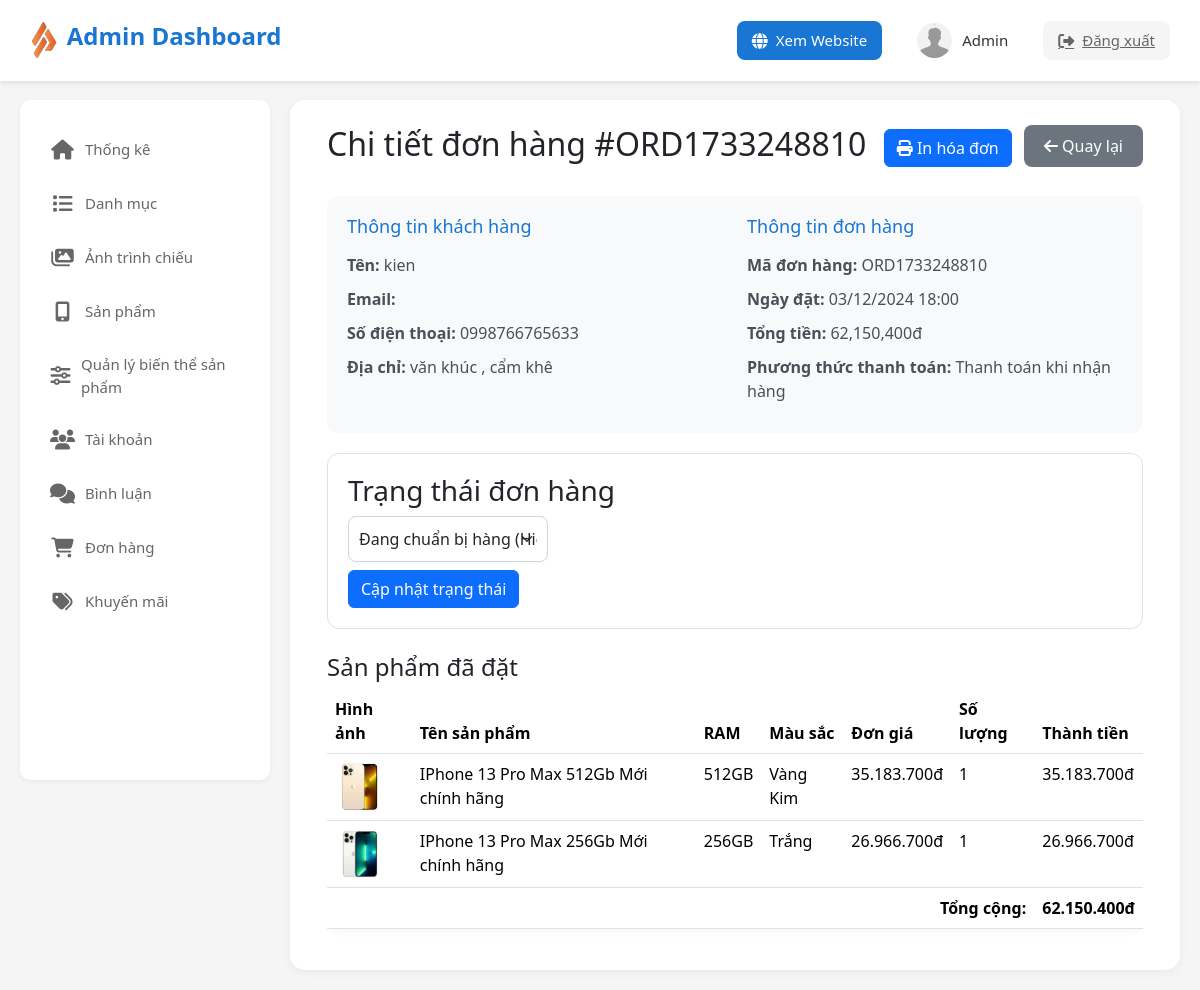
/admin/index.php?action=orderDetail&id=198 (signed in), run on an earlier commit of the app's database.
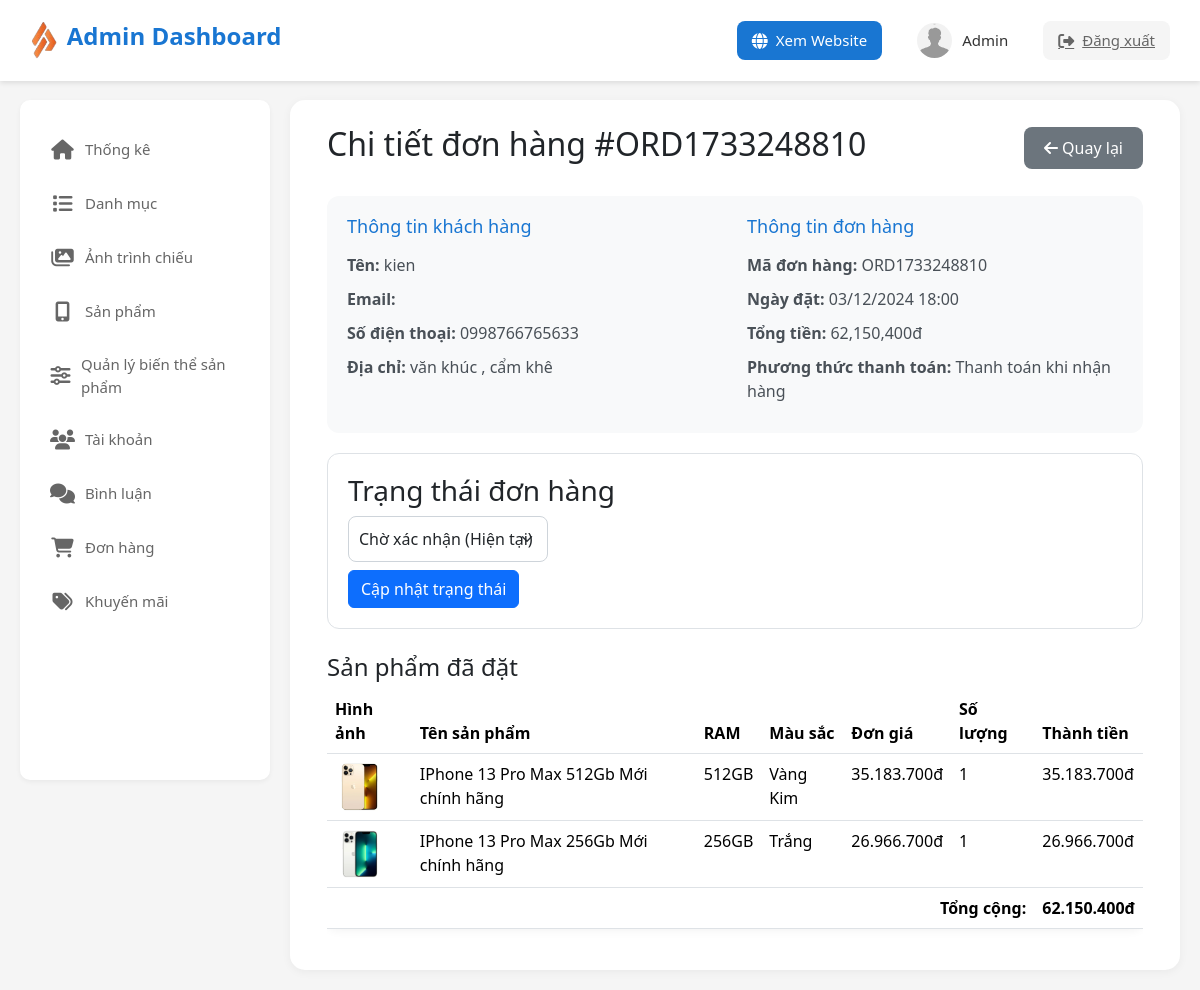
And on a later commit of the database.
### tables this page shows
CREATE TABLE `orders` (
  `order_id` int(11) NOT NULL,
  `order_code` varchar(50) NOT NULL,
  `user_id` int(11) NOT NULL,
  `receiver_name` varchar(255) DEFAULT NULL,
  `total_amount` decimal(10,2) NOT NULL,
  `shipping_address` text NOT NULL,
  `shipping_phone` varchar(20) NOT NULL,
  `shipping_email` varchar(255) DEFAULT NULL,
  `bank_code` varchar(50) DEFAULT NULL,
  `status` enum('pending','confirmed','processing','shipping','delivered','cancelled','returned','refunded','failed','awaiting_payment','return_requested','cancel_requested') NOT NULL DEFAULT 'pending',
  `payment_method` varchar(50) NOT NULL DEFAULT 'cod',
  `payment_status` varchar(50) NOT NULL DEFAULT 'unpaid',
  `created_at` timestamp NOT NULL DEFAULT current_timestamp(),
  `updated_at` timestamp NOT NULL DEFAULT current_timestamp() ON UPDATE current_timestamp(),
  `return_reason` text DEFAULT NULL,
  `return_request_reason` text DEFAULT NULL,
  `cancel_reason` text DEFAULT NULL,
  `previous_status` varchar(50) DEFAULT NULL
);

CREATE TABLE `users` (
  `user_id` int(11) NOT NULL,
  `username` varchar(50) NOT NULL,
  `password` varchar(255) NOT NULL,
  `email` varchar(100) NOT NULL,
  `fullname` varchar(100) DEFAULT NULL,
  `phone` varchar(20) DEFAULT NULL,
  `address` text DEFAULT NULL,
  `avatar` varchar(255) DEFAULT NULL,
  `role_id` int(11) DEFAULT NULL,
  `status` tinyint(4) DEFAULT 1,
  `created_at` timestamp NOT NULL DEFAULT current_timestamp(),
  `birthday` date DEFAULT NULL,
  `gender` tinyint(1) DEFAULT NULL COMMENT '0: Nữ, 1: Nam'
);

### admin/models/orderModel.php (called while the page is built, shortened)
<?php
class OrderModel
{
    private $db;
    public function __construct()
    {
        global $MainModel;
        $this->db = $MainModel->SUNNY;
    }
    public function getOrderById($orderId)
    {
        try {
            $sql = "SELECT orders.*, users.username, users.email, users.phone,
                    orders.cancel_reason, orders.status
                    FROM orders
                    LEFT JOIN users ON orders.user_id = users.user_id
                    WHERE orders.order_id = ?";
            $stmt = $this->db->prepare($sql);
            $stmt->execute([$orderId]);
            return $stmt->fetch(PDO::FETCH_ASSOC);
        } catch (PDOException $e) {
            error_log("Error getting order by ID: " . $e->getMessage());
            return false;
        }
    }
    public function getOrderDetails($order_id)
    {
        try {
            $sql = "SELECT od.*, p.pro_name, p.img, pr.storage_type, pc.color_type
                    FROM order_details od
                    LEFT JOIN products p ON od.product_id = p.pro_id
                    LEFT JOIN product_storage pr ON p.storage_id = pr.storage_id
                    LEFT JOIN product_color pc ON p.color_id = pc.color_id
                    WHERE od.order_id = :order_id";
            $stmt = $this->db->prepare($sql);
            $stmt->execute([':order_id' => $order_id]);
            $result = $stmt->fetchAll(PDO::FETCH_ASSOC);
            return $result;
        } catch (PDOException $e) {
            error_log("Error getting order details: " . $e->getMessage());
            return false;
        }
    }
}

### admin/commons/function.php (called while the page is built, shortened)
<?php
class MainModel {
    public function __construct() {
        $this->SUNNY = $this->connect_db();
    }
    public function connect_db() {
        try {
            $dsn = "mysql:host=" . DB_HOST . ";dbname=" . DB_NAME;
            $SUNNY = new PDO($dsn, DB_USER, DB_PASS, PDO_OPTIONS);
            return $SUNNY;
        } catch (PDOException $e) {
            error_log("Database Connection Error: " . $e->getMessage());
            throw new Exception("Không thể kết nối đến database");
        }
    }
}
try {
    $MainModel = new MainModel();
} catch (Exception $e) {
    error_log("MainModel initialization error: " . $e->getMessage());
    die("Không thể khởi tạo kết nối database");
}

### client/commons/orderHelper.php (called while the page is built, shortened)
<?php
class OrderHelper
{
    public static function getOrderStatus($status)
    {
        $statusMap = [
            'pending' => 'Chờ xác nhận',
            'confirmed' => 'Đã xác nhận',
            'processing' => 'Đang chuẩn bị hàng',
            'shipping' => 'Đang giao hàng',
            'delivered' => 'Đã giao thành công',
            'cancelled' => 'Đã hủy',
            'cancel_requested' => 'Yêu cầu hủy',
            'return_requested' => 'Yêu cầu trả hàng',
            'returned' => 'Đã trả hàng',
            'return_failed' => 'Từ chối trả hàng'
        ];
        return isset($statusMap[$status]) ? $statusMap[$status] : 'Không xác định';
    }
}

### admin/views/order/order-detail.php (the view, shortened to what the changed rows need)
<!DOCTYPE html>
<html lang="vi">
<head>
    <link href="https://cdn.jsdelivr.net/npm/bootstrap@5.3.3/dist/css/bootstrap.min.css" rel="stylesheet">
    <link rel="stylesheet" href="https://cdnjs.cloudflare.com/ajax/libs/font-awesome/6.5.1/css/all.min.css">
</head>
<body>
    <?php include "./views/layout/header.php"; ?>
    <div class="main">
        <div class="sidebar">
            <?php include "./views/layout/sidebar.php"; ?>
        </div>
        <main>
            <div class="container-fluid">
                <div class="page-header">
                    <h2>Chi tiết đơn hàng #<?= $order['order_code'] ?></h2>
                    <div>
                        <?php if (in_array($order['status'], ['confirmed', 'processing', 'shipping', 'delivered'])): ?>
                        <a href="?action=printInvoice&id=<?= $order['order_id'] ?>" class="btn btn-primary me-2"
                            target="_blank">
                            <i class="fas fa-print"></i> In hóa đơn
                        </a>
                        <?php endif; ?>
                        <a href="?action=order" class="btn-back">
                            <i class="fas fa-arrow-left"></i> Quay lại
                        </a>
                    </div>
                </div>
                <div class="order-info">
                    <div class="row">
                        <div class="col-md-6">
                            <h4>Thông tin khách hàng</h4>
                            <p><strong>Tên:</strong> <?= $order['username'] ?></p>
                            <p><strong>Email:</strong> <?= $order['shipping_email'] ?></p>
                            <p><strong>Số điện thoại:</strong> <?= $order['shipping_phone'] ?></p>
                            <p><strong>Địa chỉ:</strong> <?= $order['shipping_address'] ?></p>
                        </div>
                        <div class="col-md-6">
                            <h4>Thông tin đơn hàng</h4>
                            <p><strong>Mã đơn hàng:</strong> <?= $order['order_code'] ?></p>
                            <p><strong>Ngày đặt:</strong> <?= date('d/m/Y H:i', strtotime($order['created_at'])) ?></p>
                            <p><strong>Tổng tiền:</strong> <?= number_format($order['total_amount']) ?>đ</p>
                            <p><strong>Phương thức thanh toán:</strong>
                                <?= $order['payment_method'] == 1 ? 'Thanh toán khi nhận hàng' : 'Thanh toán khi nhận hàng' ?>
                            </p>
                        </div>
                    </div>
                </div>
                <div class="order-status mb-4">
                    <h3>Trạng thái đơn hàng</h3>
                    <select id="orderStatus" class="form-select">
                        <?php
                        echo "<option value='{$order['status']}' selected>" .
                            OrderHelper::getOrderStatus($order['status']) .
                            " (Hiện tại)</option>";
                        ?>
                    </select>
                    <button onclick="updateStatus()" class="btn btn-primary mt-2">Cập nhật trạng thái</button>
                </div>
                <div class="order-products mt-4">
                    <h4>Sản phẩm đã đặt</h4>
                    <div class="table-responsive">
                        <table class="table">
                            <thead>
                                <tr>
                                    <th>Hình ảnh</th>
                                    <th>Tên sản phẩm</th>
                                    <th>RAM</th>
                                    <th>Màu sắc</th>
                                    <th>Đơn giá</th>
                                    <th>Số lượng</th>
                                    <th>Thành tiền</th>
                                </tr>
                            </thead>
                            <tbody>
                                <?php if ($orderDetails): ?>
                                <?php foreach ($orderDetails as $item): ?>
                                <tr>
                                    <td>
                                        <img src="../Uploads/Product/<?= $item['img'] ?>" alt="<?= $item['pro_name'] ?>"
                                            class="product-thumbnail">
                                    </td>
                                    <td><?= $item['pro_name'] ?></td>
                                    <td><?= $item['storage_type'] ?></td>
                                    <td><?= $item['color_type'] ?></td>
                                    <td><?= number_format($item['price'], 0, ',', '.') ?>đ</td>
                                    <td><?= $item['quantity'] ?></td>
                                    <td><?= number_format($item['price'] * $item['quantity'], 0, ',', '.') ?>đ</td>
                                </tr>
                                <?php endforeach; ?>
                                <?php else: ?>
                                <tr>
                                    <td colspan="7" class="text-center">Không có sản phẩm nào</td>
                                </tr>
                                <?php endif; ?>
                                <tr>
                                    <td colspan="6" class="text-end"><strong>Tổng cộng:</strong></td>
                                    <td><strong><?= number_format($order['total_amount'], 0, ',', '.') ?>đ</strong></td>
                                </tr>
                            </tbody>
                        </table>
                    </div>
                </div>
            </div>
        </main>
    </div>
</body>
</html>

What changed in the data, as far as the page shows it:
changed orders "ORD1733248810": status "Đang chuẩn bị hàng (Hiện tại)" → "Chờ xác nhận (Hiện tại)"
Also different on the page:
text no longer shown: "In hóa đơn"
